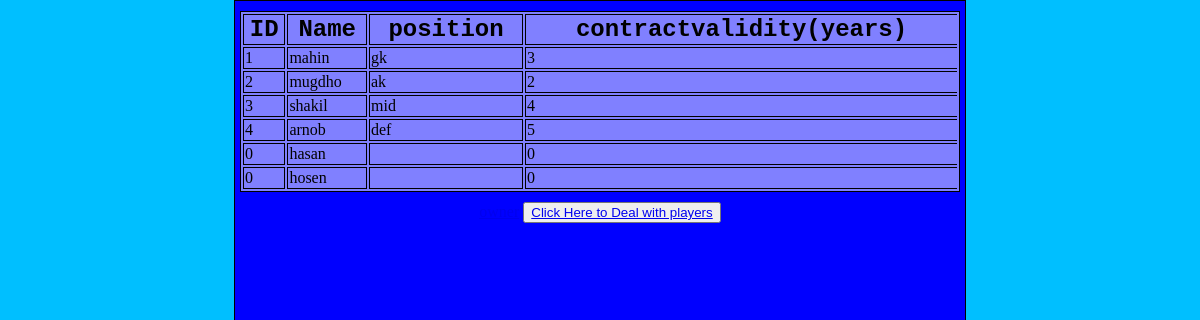
/root/owner/TransferDeals.php, run on the app's committed database.
### tables this page shows
CREATE TABLE `transferlistedplayers` (
  `id` int(10) NOT NULL,
  `name` varchar(10) NOT NULL,
  `position` varchar(10) NOT NULL,
  `contractvalidity` int(10) NOT NULL
);

### root/owner/TransferDeals.php (the view, shortened to what this page needs)
<?php
require "includes/db_connect.inc.php";
$i = 0;
$sql = "select id, name, position, contractvalidity from transferlistedplayers LIMIT $i,10;";
$result = mysqli_query($conn, $sql);
 ?>
  <html lang="en" dir="ltr">
<head>
  <link rel="stylesheet" type="text/css" href="style_1.css">
</head>
<body>
<div align="center" class="main_content">
    <form action="<?php echo $_SERVER['PHP_SELF']; ?>" method="get">
  <div class="course_info">
  <table border="1">
    <thead>
<tr>
  <th> ID</th>
  <th> Name</th>
  <th>position</th>
  <th>contractvalidity(years)</th>
</tr>
    </thead>
    <tbody>
 <?php while($row = mysqli_fetch_assoc($result)){ ?>
                <tr>
                  <td><?php echo $row['id']; ?></td>
                  <td><?php echo $row['name']; ?></td>
                  <td><?php echo $row['position']; ?></td>
                  <td><?php echo $row['contractvalidity']; ?></td>
                </tr>
              <?php } ?>
    </tbody>
  </table>
<a href="owner.php">owner</a>
<button><a href="ajax/TransferDeals.php">Click Here to Deal with players</a></button>
</div>
</div>
</body>
</html>

### root/owner/style_1.css (style rules this page uses)
html, body { height: 100%; background-color: deepskyblue; margin: 0px; }
.main_content { min-height: 100%; margin: 0px auto; border: 1px solid black; width: 60%; background-color: blue; padding: 5px; }
.course_info table { width: 100%; border: 1px solid black; margin: 0px auto; background-color: rgb(255,255,255,0.5); margin-top: 5px; }
.course_info td, .course_info th { border-bottom: 1px solid black; border-right: 1px solid black; }
.course_info th { font-size: 24px; font-family: monospace; }
.course_info td:last-child, .course_info th:last-child { border-right: none; }

### data on the page
transferlistedplayers: id "1", name "mahin", position "gk", contractvalidity "3"
transferlistedplayers: id "2", name "mugdho", position "ak", contractvalidity "2"
transferlistedplayers: id "3", name "shakil", position "mid", contractvalidity "4"
transferlistedplayers: id "4", name "arnob", position "def", contractvalidity "5"
transferlistedplayers: id "0", name "hasan", contractvalidity "0"
transferlistedplayers: id "0", name "hosen", contractvalidity "0"
